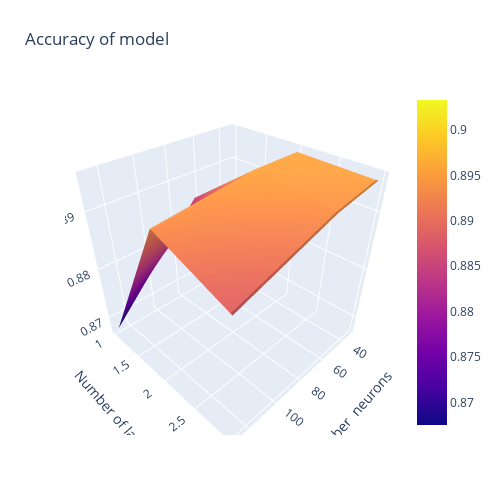

The code cell stored with this chart in its notebook:
### Code cell
# plot 3d surface of results using plotly
import plotly.graph_objects as go

fig = go.Figure(data=[go.Surface(z=results.results.values.reshape(4,3), x=results.number_of_neurons.unique(), y=results.number_of_layers.unique())])
fig.update_layout(title='Accuracy of model', autosize=False,
                    width=500, height=500,
                    margin=dict(l=65, r=50, b=65, t=90))
fig.update_layout(scene = dict(
                    xaxis_title='Number \n neurons',
                    yaxis_title='Number of layers',
                    zaxis_title='Test accuracy'))
fig.show()

### Figure 1 — Plotly figure (JSON) as saved in the notebook; plotly's stock layout.template omitted (floating-point values rounded to 4 significant figures)
{"data": [{"type": "surface", "x": [32, 64, 128, 256], "y": [1, 2, 3], "z": [[0.8815, 0.8857, 0.8675], [0.8951, 0.8951, 0.8931], [0.8947, 0.8933, 0.8882], [0.9033, 0.897, 0.9026]]}], "layout": {"autosize": false, "height": 500, "margin": {"b": 65, "l": 65, "r": 50, "t": 90}, "scene": {"xaxis": {"title": {"text": "Number \n neurons"}}, "yaxis": {"title": {"text": "Number of layers"}}, "zaxis": {"title": {"text": "Test accuracy"}}}, "title": {"text": "Accuracy of model"}, "width": 500}}
